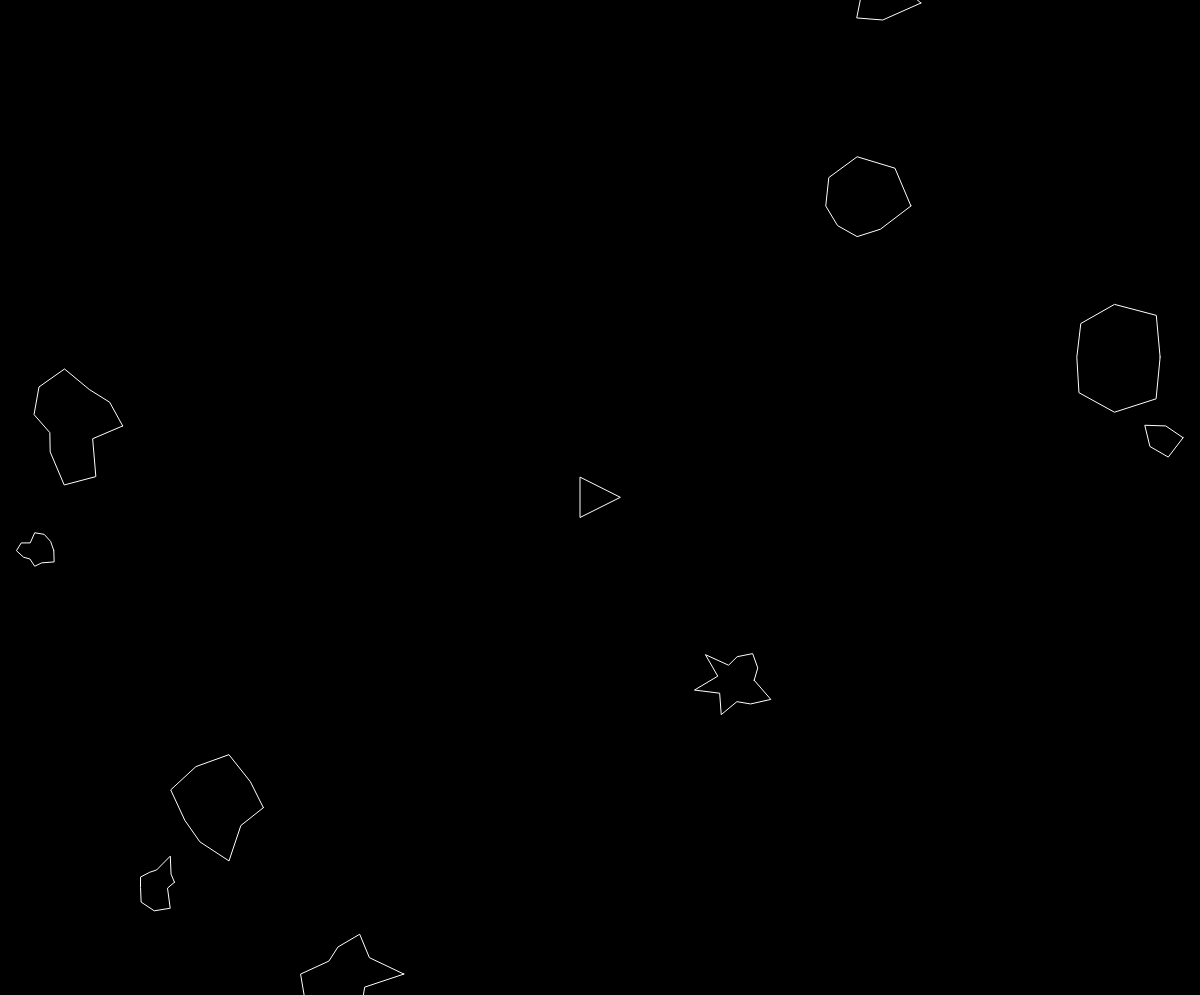
Frame 1 (no input)
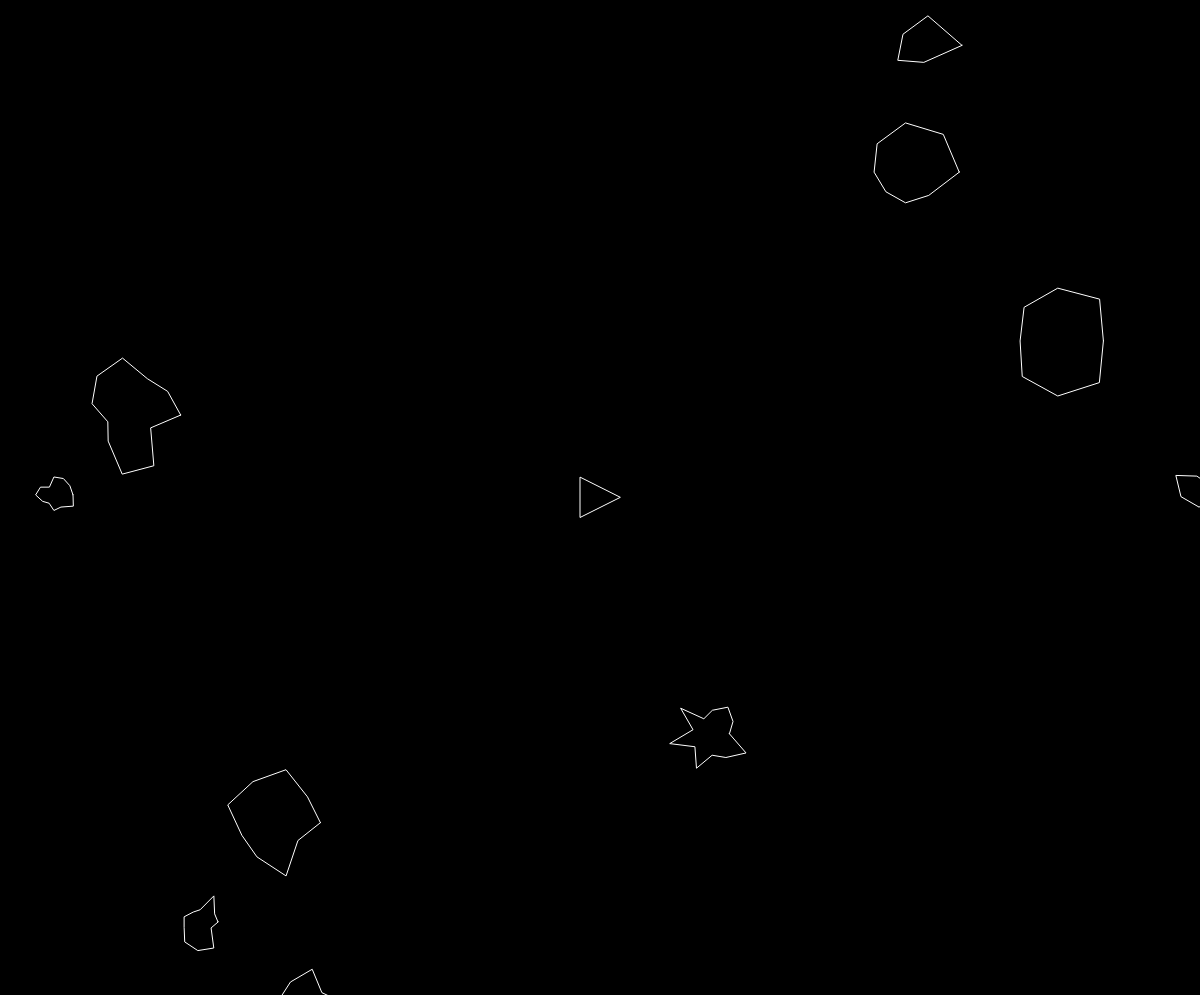
Frame 60 (no input)
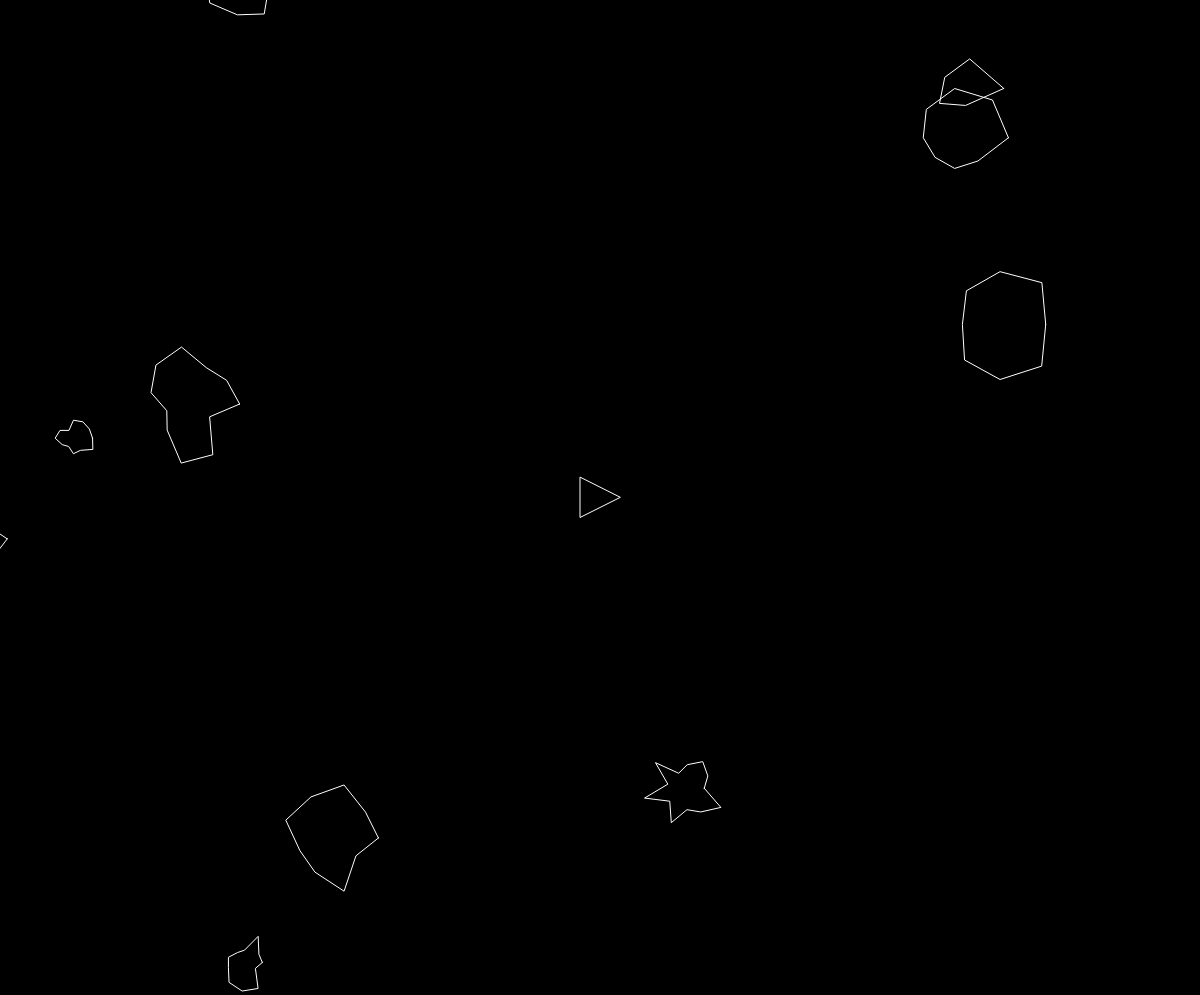
Frame 120 (the mouse pressed at the canvas centre since frame 60)

The p5.js sketch that drew these frames (run headless with seeded random() and noise() and a simulated clock; from frame 60 on, the mouse is pressed at the canvas centre):

// p5.js sketch
// ── sketch.js
var ship; // Défini la variable du vaisseau
var asteroids = [];
var lasers = [];
var pause = false;
var info = '';


function setup() {
  createCanvas(windowWidth, windowHeight-5);
  ship = new Ship();
  for (var i = 0; i < 10; i++) {
    asteroids.push(new Asteroid());
  }
}

function draw() {
  if(pause) {
    noLoop();
  }

  background(0);

  if (keyIsDown(RIGHT_ARROW)) {
    ship.setRotation(0.1);
  }

  if (keyIsDown(LEFT_ARROW)) {
    ship.setRotation(-0.1);
  }

  if (keyIsDown(UP_ARROW)) {
    ship.boosting(true);
  }

  // if (keyIsDown('32')) {
  //   lasers.push(new Laser(ship.pos, ship.heading));
  // }


  for (var i = lasers.length-1; i >= 0; i--) {
    lasers[i].render();
    lasers[i].update();
    if (lasers[i].offscreen()) {
      lasers.splice(i, 1);
    } else {
      for (var j = asteroids.length-1; j >= 0; j--) {
        if (lasers[i].hits(asteroids[j])) {
          if (asteroids[j].r > 10) {
            var newAsteroids = asteroids[j].breakup();
            asteroids = asteroids.concat(newAsteroids);
          }
          asteroids.splice(j, 1);
          lasers.splice(i, 1);
          break;
        }
      }
    }
  }

  ship.render();
  ship.turn();
  ship.update();
  ship.edges();

  textSize(16);
  fill(255, 0, 0);
  text(info, 10, 30);

  for (var i = 0; i < asteroids.length; i++) {
    if (ship.hits(asteroids[i])) {
      pause = true;
      ship.destroy()
      info = 'GAME OVER, PRESS R TO RESTART';
      console.log('ooops !');
      asteroids= [];
      break;
    }
    asteroids[i].render();
    asteroids[i].update();
    asteroids[i].edges();
  }
}

function keyReleased() {
  ship.setRotation(0);
  ship.boosting(false);
}

function keyPressed() {
  if (key == ' '){
    lasers.push(new Laser(ship.pos, ship.heading));
  }
}


function keyTyped() {
  if ((key === 'R' || key === 'r')  &&  pause == true) {
    pause = false;
    ship = new Ship();
    asteroids = [];
    for (var i = 0; i < 10; i++) {
      asteroids.push(new Asteroid());
    }
    info = '';
    loop();
  }
}

// ── asteroid.js
// var bgcolor;
//
// function getRandomColor() {
//   var letters = '0123456789ABCDEF';
//   var color = '#';
//   for (var i = 0; i < 6; i++) {
//     color += letters[Math.floor(Math.random() * 16)];
//   }
//   return color;
// }

function Asteroid(pos, r) {
  if (pos) {
    this.pos = pos.copy();
  } else {
    this.pos = createVector(random(width), random(height));
  }
  if (r) {
    this.r = r * 0.5;
  } else{
    this.r = random(15, 50);
  }


  this.vel = p5.Vector.random2D();
  this.total = floor(random(5, 15));
  this.offset = [];
  for (var i = 0; i < this.total; i++) {
    this.offset[i] = random(-this.r * 0.5, this.r * 0.5);
  }

  this.update = function() {
    this.pos.add(this.vel);
  }

  this.render = function() {
    push();
    // bgcolor = getRandomColor();
    // stroke(bgcolor);
    stroke(255);
    noFill();
    translate(this.pos.x, this.pos.y);
    //ellipse(0, 0, this.r * 2);
    beginShape();
    for (var i = 0; i < this.total; i++) {
      var angle = map(i, 0, this.total, 0, TWO_PI);
      var r = this.r + this.offset[i];
      var x = r * cos(angle);
      var y = r * sin(angle);
      vertex(x, y);
    }
    endShape(CLOSE);
    pop();
  }

  this.breakup = function() {
    var newA = [];
    newA[0] = new Asteroid(this.pos, this.r);
    newA[1] = new Asteroid(this.pos, this.r);
    return newA;
  }

  this.edges = function() {
    if (this.pos.x > width + this.r) {
      this.pos.x = -this.r;
    } else if (this.pos.x < -this.r) {
      this.pos.x = width + this.r;
    }
    if (this.pos.y > height + this.r) {
      this.pos.y = -this.r;
    } else if (this.pos.y < -this.r) {
      this.pos.y = height + this.r;
    }
  }
}

// ── laser.js
// var bgcolor;
//
// function getRandomColor() {
//   var letters = '0123456789ABCDEF';
//   var color = '#';
//   for (var i = 0; i < 6; i++) {
//     color += letters[Math.floor(Math.random() * 16)];
//   }
//   return color;
// }

function Laser(spos, angle) {
  this.pos = createVector(spos.x, spos.y);
  this.vel = p5.Vector.fromAngle(angle);
  this.vel.mult(10);

  this.update = function() {
    this.pos.add(this.vel);
  }
  this.render = function() {
    push();
    // bgcolor = getRandomColor();
    stroke(255);
    strokeWeight(6);
    point(this.pos.x, this.pos.y);
    pop();
  }

  this.hits = function(asteroid) {
    var d = dist(this.pos.x, this.pos.y, asteroid.pos.x, asteroid.pos.y);
    if (d < asteroid.r) {
      console.log('Hit !');
      return true;
    } else {
      return false;
    }
  }

  this.offscreen = function() {
    if (this.pos.x > width || this.pos.x < 0) {
      return true;
    }
    if (this.pos.y > height || this.pos.y < 0) {
      return true;
    } else {
      return false;
    }
  }
}

// ── ship.js
// Fonction du vaisseau
// var bgcolor;
//
// function getRandomColor() {
//   var letters = '0123456789ABCDEF';
//   var color = '#';
//   for (var i = 0; i < 6; i++) {
//     color += letters[Math.floor(Math.random() * 16)];
//   }
//   return color;
// }

function Ship() {
  this.pos = createVector(width/2, height/2);
  this.r = 20;
  this.heading = 0;
  this.rotation = 0;
  this.vel = createVector(0, 0);
  this.isBoosting = false;
  this.isDestroyed = false;

  this.boosting = function(b) {
    this.isBoosting = b;
  }

  this.update = function() {
    if (this.isBoosting) {
      this.boost();
    }
    this.pos.add(this.vel);
    this.vel.mult(0.99);
  }

  this.boost = function() {
    var force = p5.Vector.fromAngle(this.heading);
    force.mult(0.1);
    this.vel.add(force);
  }

  this.hits = function(asteroid) {
    var d = dist(this.pos.x, this.pos.y, asteroid.pos.x, asteroid.pos.y);
    if (d < this.r + asteroid.r) {
      // console.log('ooops !');
      return true;
    } else {
      return false;
    }
  }

  this.render = function(){
    if (this.isDestroyed) {
      return;
    }
    push();
    translate(this.pos.x, this.pos.y);
    rotate(this.heading + PI / 2);
    // bgcolor = getRandomColor();
    // fill(bgcolor);
    fill(0);
    stroke(255);
    triangle(-this.r, this.r, this.r, this.r, 0, -this.r);
    pop();
  }

  this.edges = function() {
    if (this.pos.x > width + this.r) {
      this.pos.x = -this.r;
    } else if (this.pos.x < -this.r) {
      this.pos.x = width + this.r;
    }
    if (this.pos.y > height + this.r) {
      this.pos.y = -this.r;
    } else if (this.pos.y < -this.r) {
      this.pos.y = height + this.r;
    }
  }

  this.setRotation = function(a){
    this.rotation = a;
  }

  this.turn = function() {
    this.heading += this.rotation;
  }

  this.destroy = function() {
     this.isDestroyed = true;
  }

}
